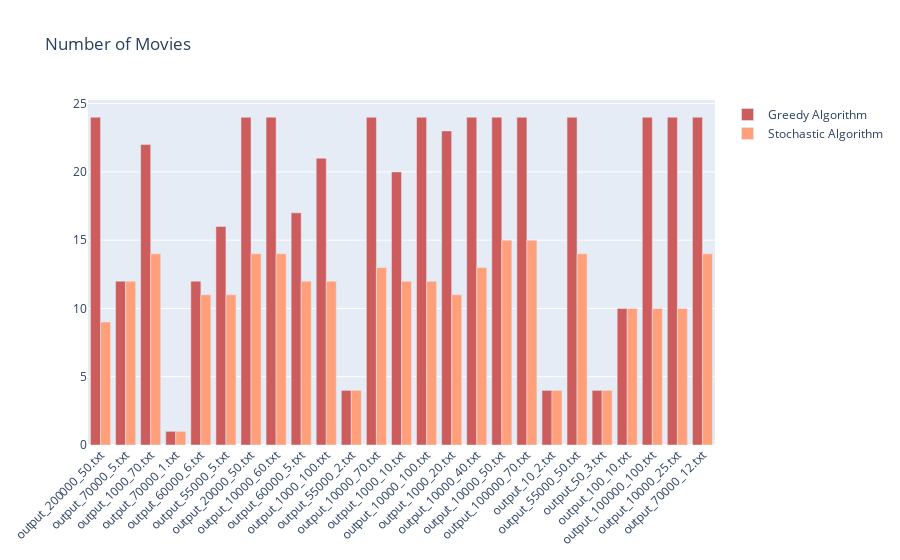

The code cell stored with this chart in its notebook:
### Code cell
fig = go.Figure()
fig.add_trace(go.Bar(
    x=files,
    y=num_movies_df['greedy'],
    name='Greedy Algorithm',
    marker_color='indianred'
))
fig.add_trace(go.Bar(
    x=files,
    y=num_movies_df['random'],
    name='Stochastic Algorithm',
    marker_color='lightsalmon'
))

fig.update_layout(barmode='group', xaxis_tickangle=-45, title="Number of Movies")
fig.show()

### Figure 1 — Plotly figure (JSON) as saved in the notebook; plotly's stock layout.template omitted (floating-point values rounded to 4 significant figures)
{"data": [{"marker": {"color": "indianred"}, "name": "Greedy Algorithm", "type": "bar", "x": ["output_200000_50.txt", "output_70000_5.txt", "output_1000_70.txt", "output_70000_1.txt", "output_60000_6.txt", "output_55000_5.txt", "output_20000_50.txt", "output_10000_60.txt", "output_60000_5.txt", "output_1000_100.txt", "output_55000_2.txt", "output_10000_70.txt", "output_1000_10.txt", "output_10000_100.txt", "output_1000_20.txt", "output_10000_40.txt", "output_10000_50.txt", "output_100000_70.txt", "output_10_2.txt", "output_55000_50.txt", "output_50_3.txt", "output_100_10.txt", "output_100000_100.txt", "output_10000_25.txt", "output_70000_12.txt"], "y": [24, 12, 22, 1, 12, 16, 24, 24, 17, 21, 4, 24, 20, 24, 23, 24, 24, 24, 4, 24, 4, 10, 24, 24, 24]}, {"marker": {"color": "lightsalmon"}, "name": "Stochastic Algorithm", "type": "bar", "x": ["output_200000_50.txt", "output_70000_5.txt", "output_1000_70.txt", "output_70000_1.txt", "output_60000_6.txt", "output_55000_5.txt", "output_20000_50.txt", "output_10000_60.txt", "output_60000_5.txt", "output_1000_100.txt", "output_55000_2.txt", "output_10000_70.txt", "output_1000_10.txt", "output_10000_100.txt", "output_1000_20.txt", "output_10000_40.txt", "output_10000_50.txt", "output_100000_70.txt", "output_10_2.txt", "output_55000_50.txt", "output_50_3.txt", "output_100_10.txt", "output_100000_100.txt", "output_10000_25.txt", "output_70000_12.txt"], "y": [9, 12, 14, 1, 11, 11, 14, 14, 12, 12, 4, 13, 12, 12, 11, 13, 15, 15, 4, 14, 4, 10, 10, 10, 14]}], "layout": {"barmode": "group", "title": {"text": "Number of Movies"}, "xaxis": {"tickangle": -45}}}
